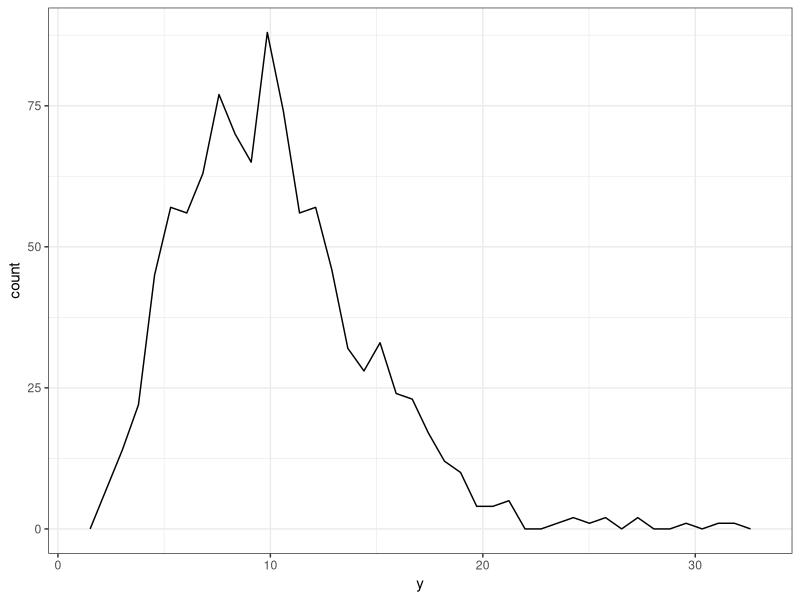
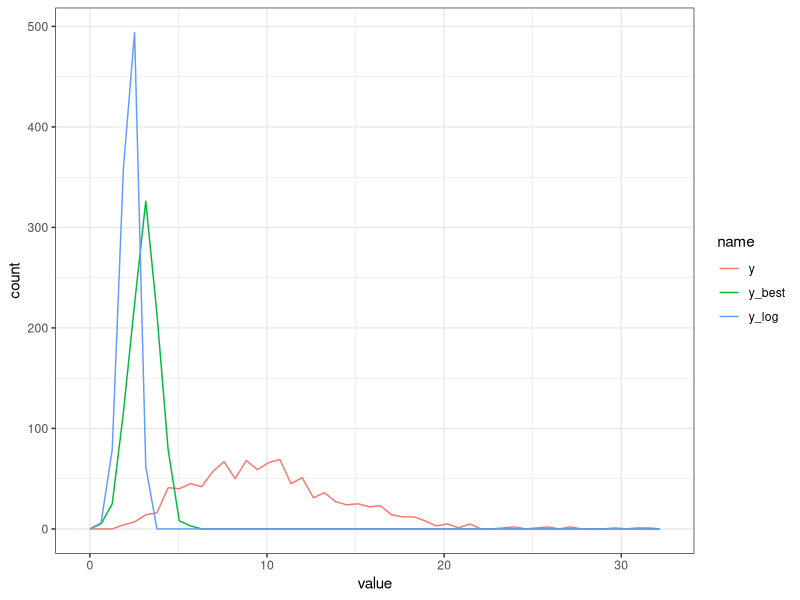

The R source for these figures, in order:
## ---- chunk 1
options(htmltools.dir.version = FALSE)
knitr::opts_chunk$set(dpi = 300, dev = "svg")
library(tidyverse)
## ---- chunk 2
# Simluierte Werte
df <- tibble(y = rchisq(n = 1000, df = 10),
             y_log  = log(y),
             x = y + rnorm(1000, mean = 0, sd = 20),
             y_best = (y^.263 - 1)/.263)

## ---- chunk 3
plot_them <- function(df) {
  df %>%
    select(-x) %>%
    pivot_longer(everything()) %>%
    ggplot(aes(value, colour = name)) +
    geom_freqpoly(bins = 50) +
    theme_bw()
}

ggplot(df, aes(y)) +
  geom_freqpoly(bins = 40) +
  theme_bw()

## ---- chunk 4
plot_them(df)
